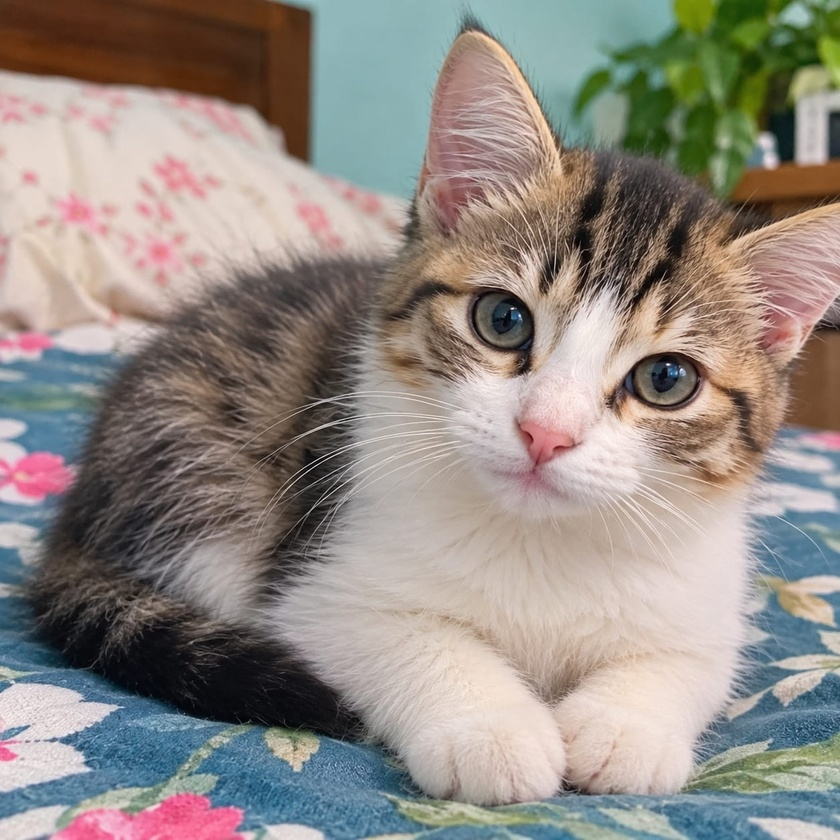
#> input picture Affine_Work/input.jpg, 840 x 840 px, shrunk from 1254 x 1254 before the run, found by its file name
$ python corr_work.py
#> lines starting #> are read from the running program, lines starting #| are printed output that depends on the picture
import os
import numpy as np
import matplotlib.pyplot as plt
from PIL import Image

here = os.path.dirname(os.path.abspath(__file__))
def in_here(name):
    return os.path.join(here, name)

g = np.asarray(Image.open(in_here("input.jpg")).convert("L"), dtype=float)

# correlation: kernel ke chobir upor shift kore gun-jog (kernel ulta kori na)
def correlate(arr, k):
    kh, kw = k.shape
    ph, pw = kh // 2, kw // 2
    p = np.pad(arr, ((ph, ph), (pw, pw)), mode="edge")
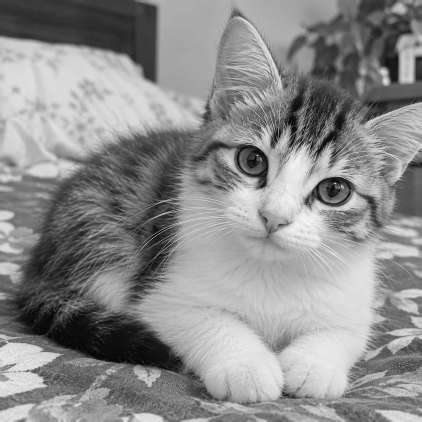
#> p: shape (844, 844) float64 (shown at 1/2 size); min 0, max 254, mean 140.3
    h, w = arr.shape
    out = np.zeros_like(arr)
    for i in range(kh):
        for j in range(kw):
            out += k[i, j] * p[i:i + h, j:j + w]
    return out

# convolution = kernel 180 degree ghuriye correlation
def convolve(arr, k):
    return correlate(arr, k[::-1, ::-1])

box = np.ones((5, 5)) / 25
sharpen = np.array([[0, -1, 0],
                    [-1, 5, -1],
                    [0, -1, 0]], dtype=float)
sobel_x = np.array([[-1, 0, 1],
                    [-2, 0, 2],
                    [-1, 0, 1]], dtype=float)
# ekta ulto-palta (asymmetric) kernel, jate correlation/convolution parthokko dekha jay
slant = np.array([[0, 0, 0],
                  [0, 1, 2],
                  [0, 0, 0]], dtype=float) / 3

def show_u8(a):
    return np.clip(a, 0, 255)

r_box = correlate(g, box)
r_sharp = correlate(g, sharpen)
#> after the loop in correlate (call 2), `for i in range(kh):`:
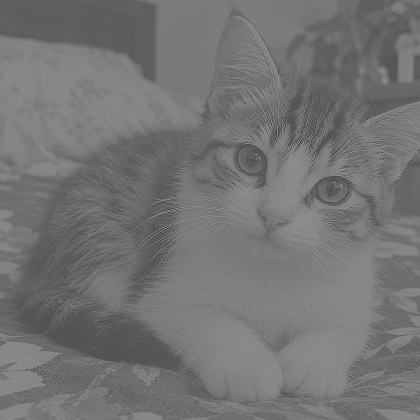
#> out: shape (840, 840) float64 (shown at 1/2 size); min -337, max 714, mean 140.3; drawn with min black and max white
r_sobel = correlate(g, sobel_x)
#> after the loop in correlate (call 3), `for i in range(kh):`:
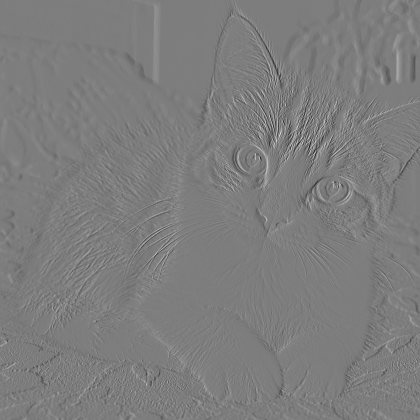
#> out: shape (840, 840) float64 (shown at 1/2 size); min -658, max 678, mean -0.3; drawn with min black and max white
c_sobel = convolve(g, sobel_x)
#> after the loop in correlate (call 4), `for i in range(kh):`:
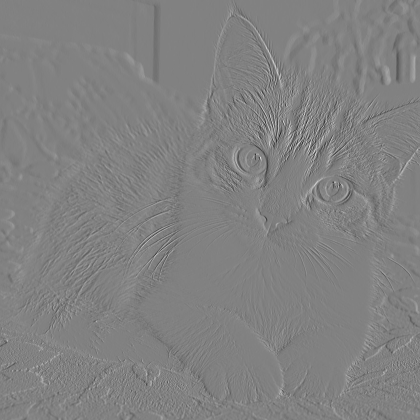
#> out: shape (840, 840) float64 (shown at 1/2 size); min -678, max 658, mean 0.3; drawn with min black and max white

fig, c = plt.subplots(2, 3, figsize=(15, 9))
items = [("Mul", g, True), ("Box 5x5 (blur)", r_box, True),
         ("Sharpen", r_sharp, True), ("Sobel-x correlation", r_sobel, False),
         ("Sobel-x convolution", c_sobel, False),
         ("Correlation - Convolution", r_sobel - c_sobel, False)]
for a, (name, im, is_img) in zip(c.ravel(), items):
    if is_img:
        a.imshow(show_u8(im), cmap="gray", vmin=0, vmax=255)
    else:
        a.imshow(im, cmap="gray")
    a.set_title(name)
    a.axis("off")
#> this loop made 6 passes
#> (name, is_img) on passes 1 to 6: ('Mul', True), ('Box 5x5 (blur)', True), ('Sharpen', True), ('Sobel-x correlation', False), ('Sobel-x convolution', False), ('Correlation - Convolution', False)
plt.tight_layout()
plt.savefig(in_here("corr_overview.png"), dpi=120)
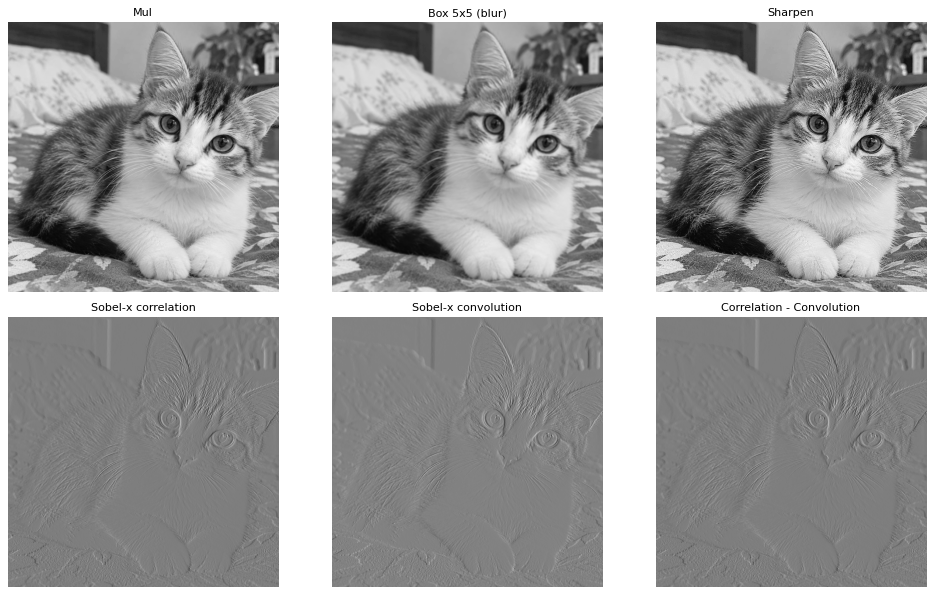
#> figure drawn by matplotlib, 6 panels

Image.fromarray(show_u8(r_box).astype(np.uint8)).save(in_here("my_box.jpg"))
Image.fromarray(show_u8(r_sharp).astype(np.uint8)).save(in_here("my_sharpen.jpg"))
edge = np.clip(np.abs(r_sobel), 0, 255).astype(np.uint8)
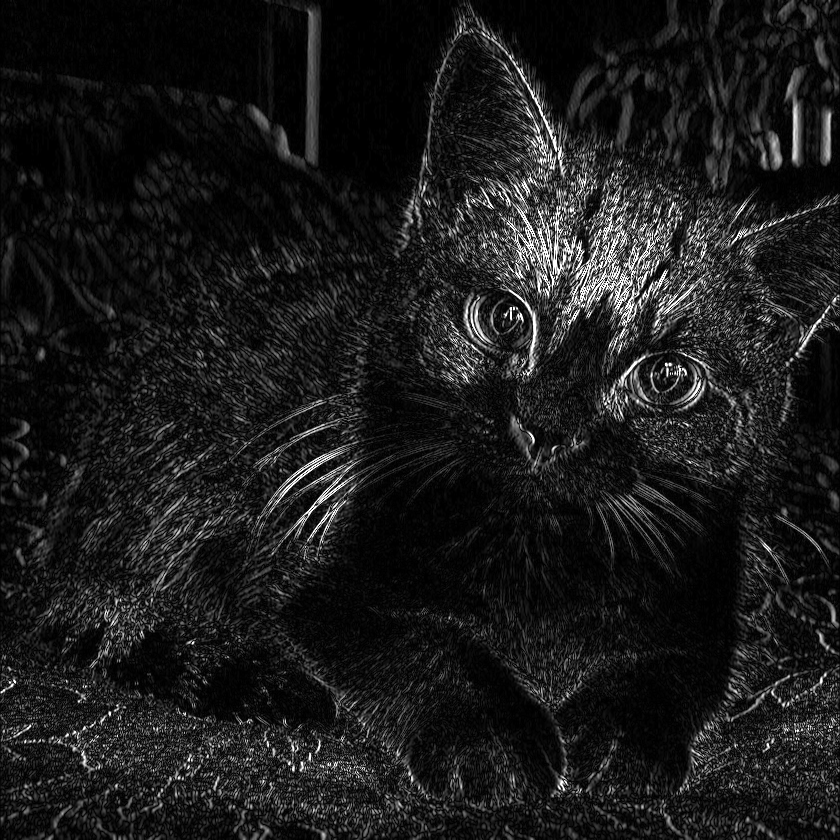
#> edge: shape (840, 840); min 0, max 255, mean 27.2
Image.fromarray(edge).save(in_here("my_sobel_corr.jpg"))

# symmetric kernel-e dui-i ek, asymmetric-e alada
d_sym = np.abs(correlate(g, box) - convolve(g, box)).max()
#> d_sym = 0
d_asym = np.abs(correlate(g, slant) - convolve(g, slant)).max()
#> d_asym = 138.7
print(f"box (symmetric): corr vs conv max parthokko = {d_sym:.4f}")
#| box (symmetric): corr vs conv max parthokko = 0.0000
print(f"slant (asymmetric): corr vs conv max parthokko = {d_asym:.4f}")
#| slant (asymmetric): corr vs conv max parthokko = 138.6667
print("kaj shesh, file save hoyeche:", here)
plt.show()

$ run again, with Affine_Work/my_rotated.jpg copied over Affine_Work/input.jpg
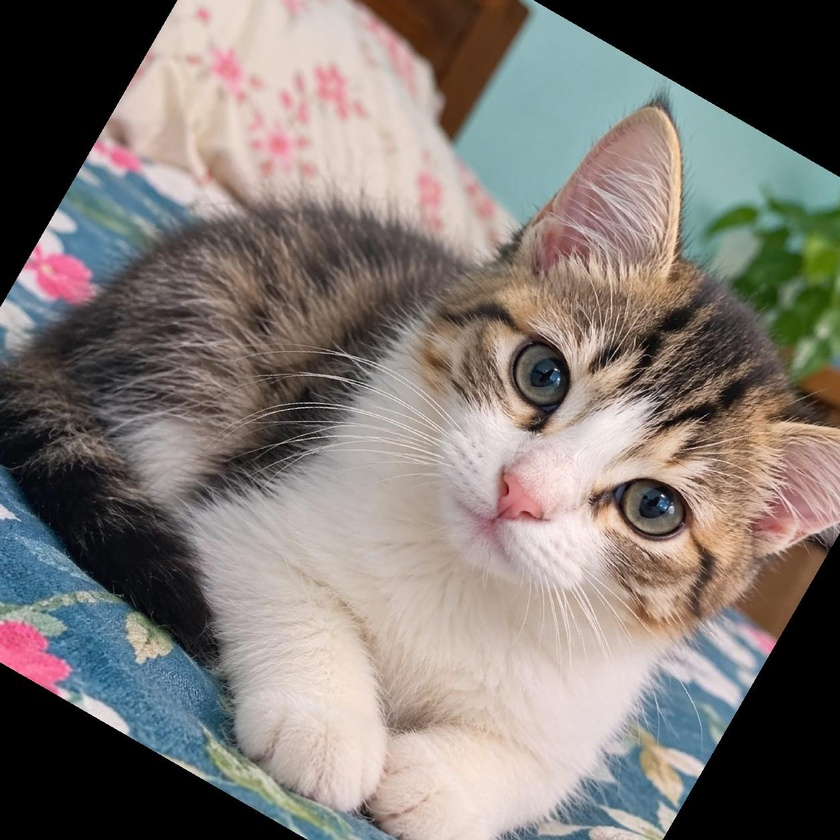
#> input picture Affine_Work/my_rotated.jpg, 840 x 840 px, shrunk from 1254 x 1254 before the run, found by its file name
#> p: shape (842, 842) float64
#> after the loop in correlate (call 4), `for i in range(kh):`:
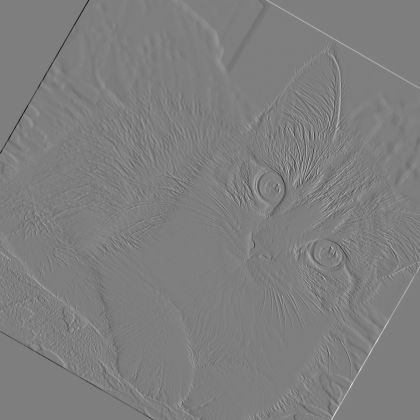
#> out: shape (840, 840) float64 (shown at 1/2 size); min -861, max 869, mean -0.1; drawn with min black and max white
#> the loop `for a, (name, im, is_img) in zip(c.ravel(), items):` made 6 passes
#> (name, is_img) on passes 1 to 6: ('Mul', True), ('Box 5x5 (blur)', True), ('Sharpen', True), ('Sobel-x correlation', False), ('Sobel-x convolution', False), ('Correlation - Convolution', False)
#> `edge = np.clip(np.abs(r_sobel), 0, 255).astype(np.uint8)`:
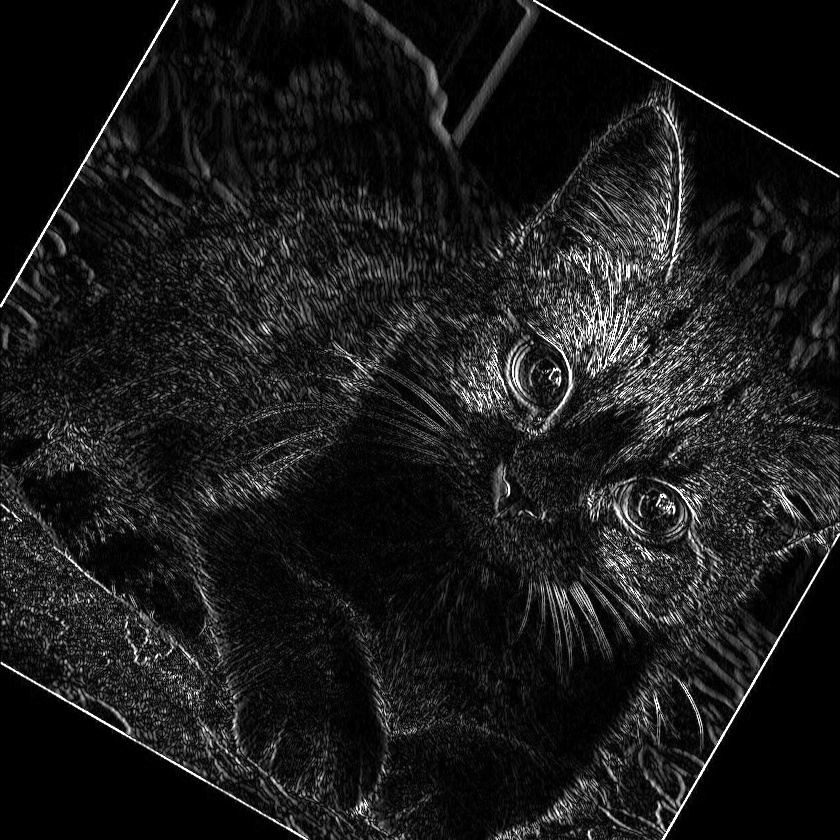
#> edge: shape (840, 840); min 0, max 255, mean 26.6
#> d_sym = 0
#> d_asym = 158
#| box (symmetric): corr vs conv max parthokko = 0.0000
#| slant (asymmetric): corr vs conv max parthokko = 158.0000

$ run again, with Affine_Work/my_scaled.jpg copied over Affine_Work/input.jpg
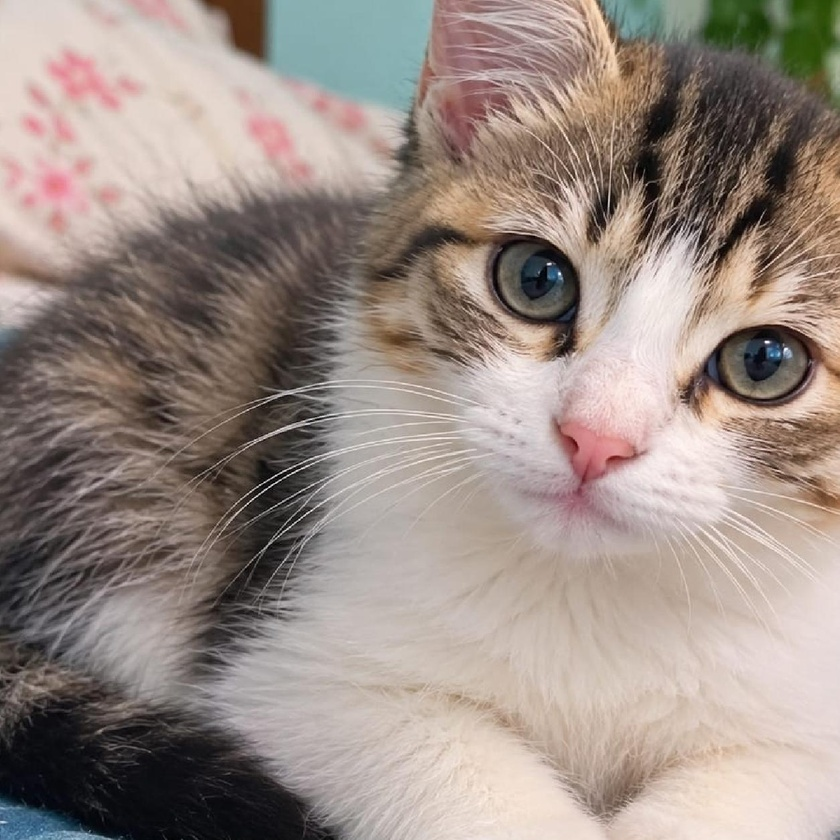
#> input picture Affine_Work/my_scaled.jpg, 840 x 840 px, shrunk from 1254 x 1254 before the run, found by its file name
#> p: shape (842, 842) float64
#> after the loop in correlate (call 4), `for i in range(kh):`:
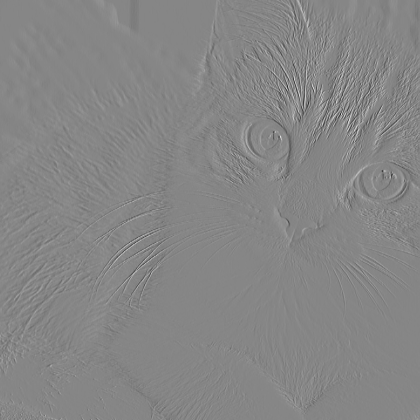
#> out: shape (840, 840) float64 (shown at 1/2 size); min -819, max 738, mean -0.5; drawn with min black and max white
#> the loop `for a, (name, im, is_img) in zip(c.ravel(), items):` made 6 passes
#> (name, is_img) on passes 1 to 6: ('Mul', True), ('Box 5x5 (blur)', True), ('Sharpen', True), ('Sobel-x correlation', False), ('Sobel-x convolution', False), ('Correlation - Convolution', False)
#> `edge = np.clip(np.abs(r_sobel), 0, 255).astype(np.uint8)`:
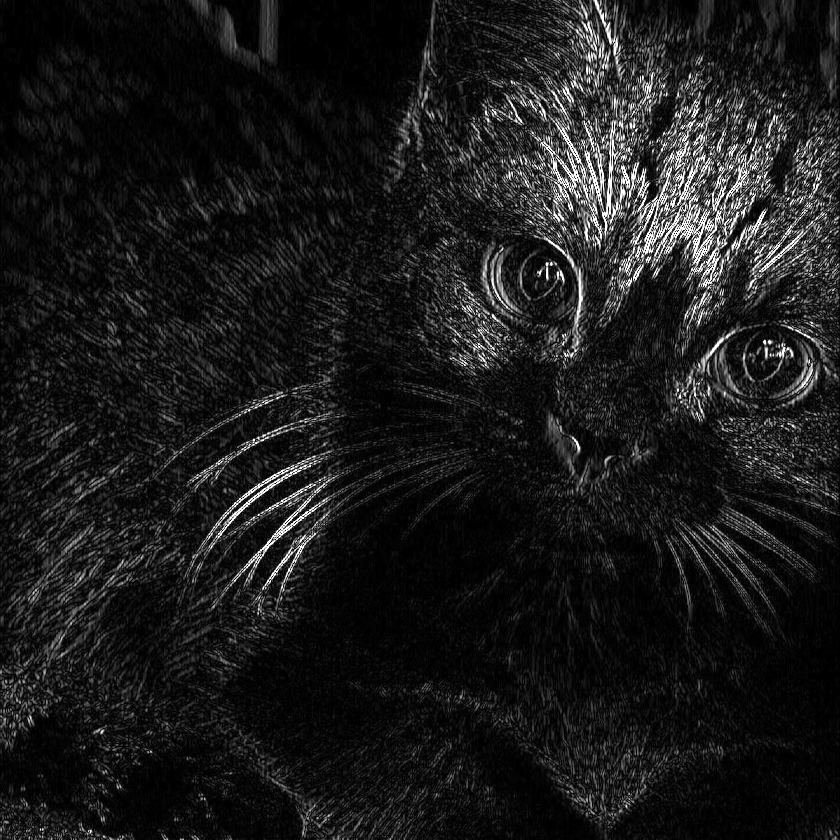
#> edge: shape (840, 840); min 0, max 255, mean 26.7
#> d_sym = 0
#> d_asym = 154.7
#| box (symmetric): corr vs conv max parthokko = 0.0000
#| slant (asymmetric): corr vs conv max parthokko = 154.6667
